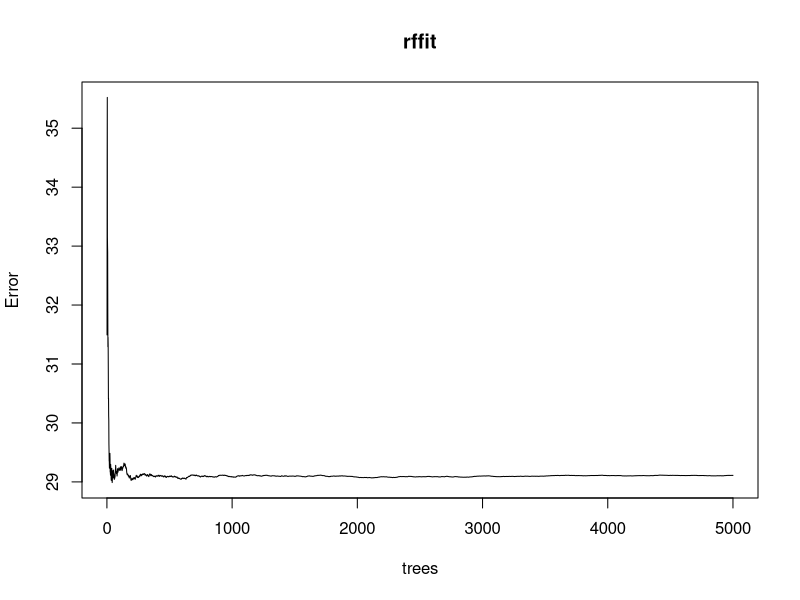
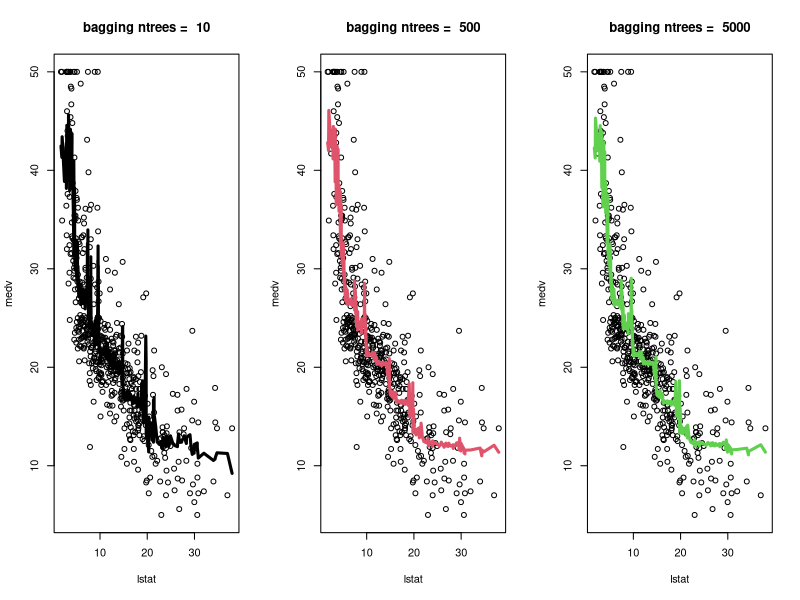

Reproduce these figures in R, in order.
library(randomForest)
library(MASS)
data(Boston)
attach(Boston)
dpl=TRUE
#--------------------------------------------------
#get rf fits for different number of trees
#note: to get this to work I had to use maxnodes parameter of randomForest!!!
set.seed(99)
n = nrow(Boston)
ntreev = c(10,500,5000)
nset = length(ntreev)
fmat = matrix(0,n,nset)
for(i in 1:nset) {
   cat('doing Boston rf: ',i,'\n')
   rffit = randomForest(medv~lstat,data=Boston,ntree=ntreev[i],maxnodes=15)
   fmat[,i] = predict(rffit)
}
#--------------------------------------------------
#plot oob error using last fitted rffit which has the largest ntree.
if(dpl) pdf(file='boston-simple-rf-ooberror.pdf',height=10,width=10)

par(mfrow=c(1,1))
plot(rffit)

if(dpl) dev.off()
#--------------------------------------------------
#plot fits
if(dpl) pdf(file='boston-simple-rf.pdf',height=5,width=14)

par(mfrow=c(1,3))
oo = order(Boston$lstat)
for(i in 1:nset) {
   plot(Boston$lstat,Boston$medv,xlab='lstat',ylab='medv')
   lines(Boston$lstat[oo],fmat[oo,i],col=i,lwd=3)
   title(main=paste('bagging ntrees = ',ntreev[i]))
}

if(dpl) dev.off()
#--------------------------------------------------
rm(list=ls())
